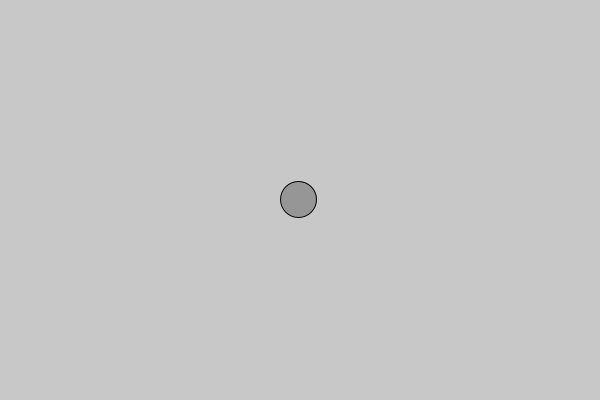
Frame 1 (no input)
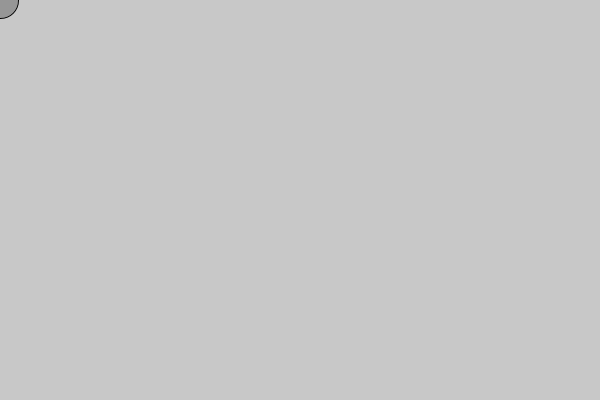
Frame 60 (the mouse pressed at the canvas centre just before this capture)
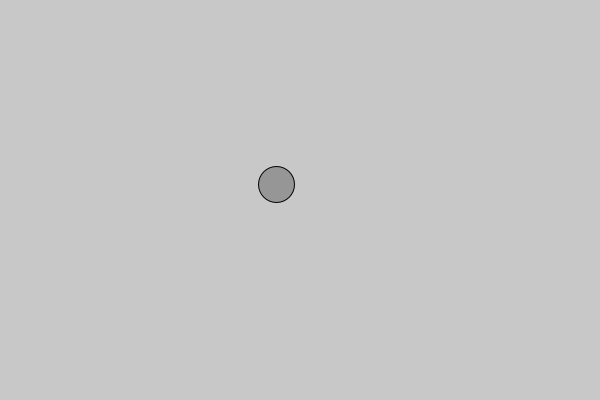
Frame 120 (the mouse held since frame 60 and released just before this capture)

The Processing sketch that drew these frames (run headless with seeded random() and noise(); from frame 60 on, the mouse is pressed at the canvas centre):

// Processing sketch: II_2_Vector_Acceleration_Towards_Mouse
// ── II_2_Vector_Acceleration_Towards_Mouse.pde
Mover m;

void setup() {
  size(600, 400);
  m = new Mover();
}

void draw() {
  background(200);
  m.update();
  //m.edges();
  m.display();
}
// ── Mover.pde
class Mover {
  PVector pos;
  PVector vel;
  PVector acc;
  
  Mover() {
    pos = new PVector(width/2, height/2);
    vel = new PVector(0, 0);
  }
  
  void update() {
    acc = new PVector(mouseX, mouseY);
    acc.sub(pos);
    acc.setMag(1.5);
    vel.add(acc);
    pos.add(vel);
    vel.limit(10);
  }
  
  void edges() {
    if(pos.x > width) pos.x = 0;
    if(pos.x < 0) pos.x = width;
    if(pos.y > height) pos.y = 0;
    if(pos.y < 0) pos.y = height;
  }
  
  void display() {
    fill(150);
    stroke(2);
    ellipse(pos.x, pos.y, 36, 36);
  }
}
